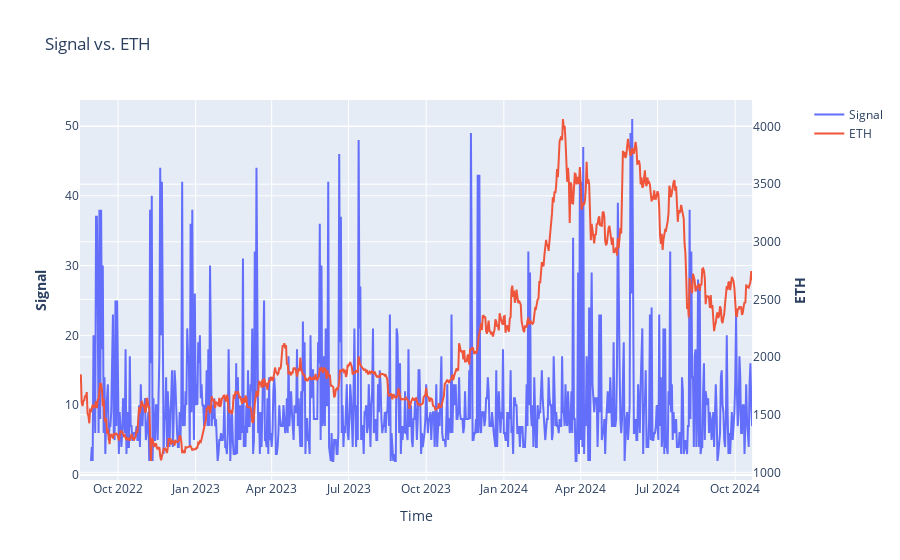

Here is the notebook cell this chart was saved with:
### Code cell
daily_figs = plot_service.get(market_prefix, asset_type, signal_prefix, interval=Interval.DAY)
daily_figs[1].show()

### Figure 1 — Plotly figure (JSON) as saved in the notebook; plotly's stock layout.template omitted (floating-point values rounded to 4 significant figures; data arrays with more than 128 entries replaced by an {"elided": "..."} marker saying what was removed)
{"data": [{"name": "Signal", "type": "scatter", "x": {"elided": "797 str values"}, "xaxis": "x", "y": {"elided": "797 int values"}, "yaxis": "y"}, {"name": "ETH", "type": "scatter", "x": {"elided": "797 str values"}, "xaxis": "x", "y": {"elided": "797 float values"}, "yaxis": "y2"}], "layout": {"title": {"text": "Signal vs. ETH"}, "xaxis": {"anchor": "y", "domain": [0, 0.94], "title": {"text": "Time"}}, "yaxis": {"anchor": "x", "domain": [0, 1], "title": {"text": "<b>Signal</b>"}}, "yaxis2": {"anchor": "x", "overlaying": "y", "side": "right", "title": {"text": "<b>ETH</b>"}}}}
